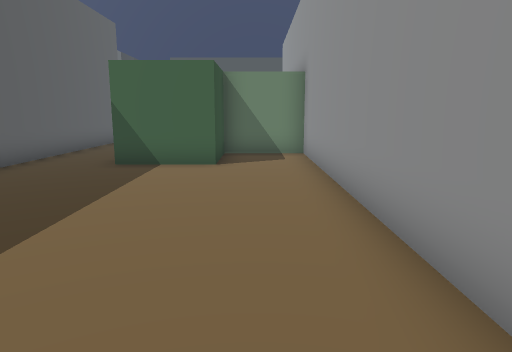
view 1 (above)

15 first-person views from a walk through a scene from a Unity 3-D project. The camera is 1.3 m above the floor, tilts 10° down and sees 70° across. The floor is counted in squares, 1 m on a side. Each view is taken from the middle of a square. On the plan, view 1 faces up. The plan holds only what a view shows up to about 15 squares ahead; the rest is blank. The place goes on beyond the plan. The player is left out.

view 2
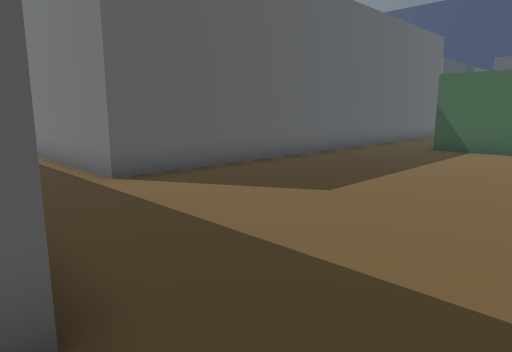

view 3
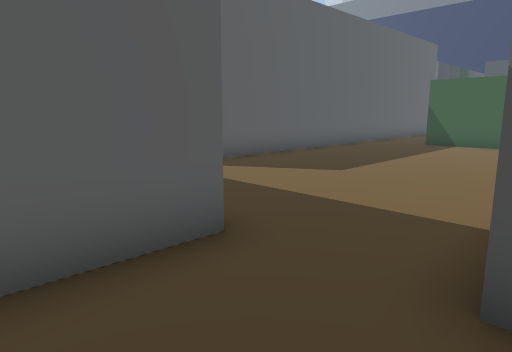

view 4
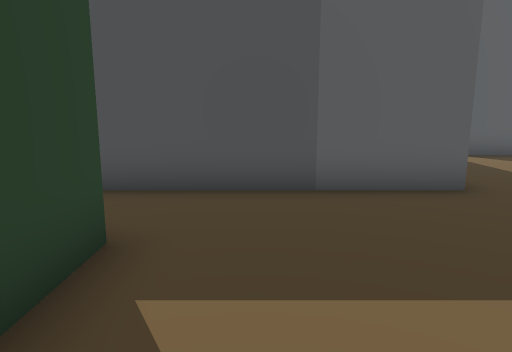

view 5
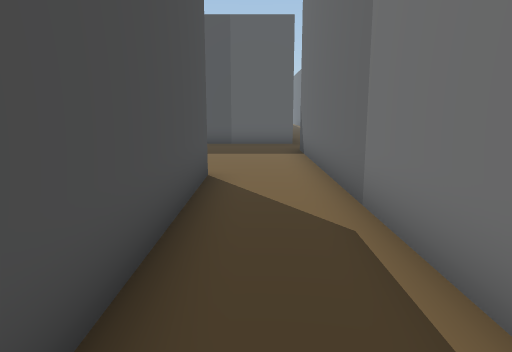

view 6
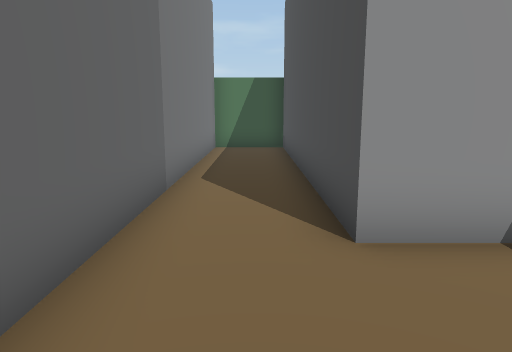

view 7
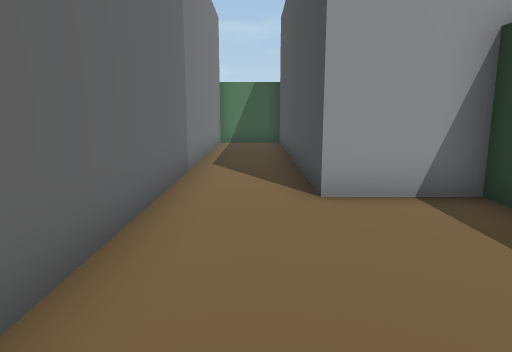

view 8
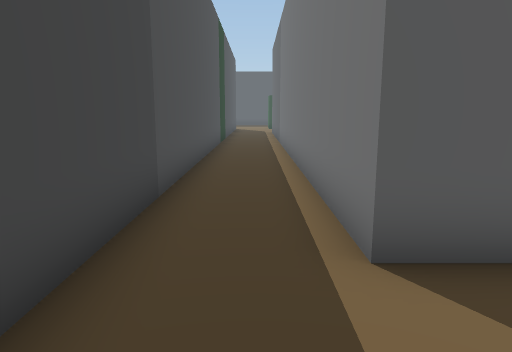

view 9
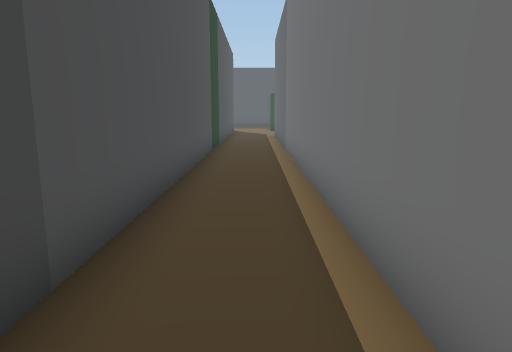

view 10
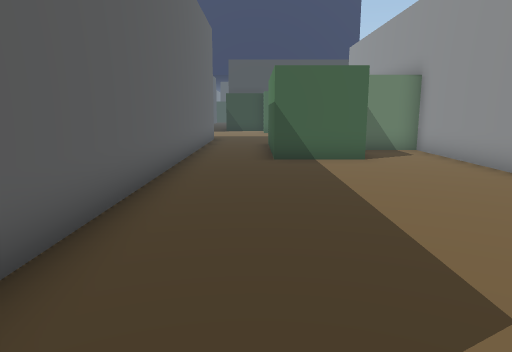

view 11
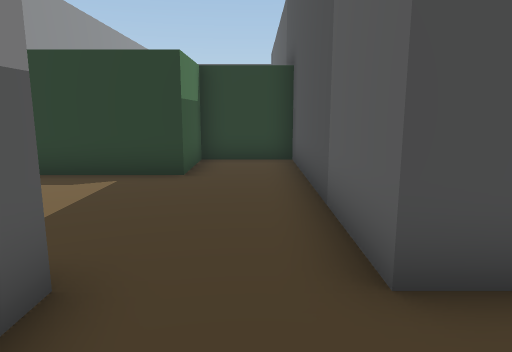

view 12
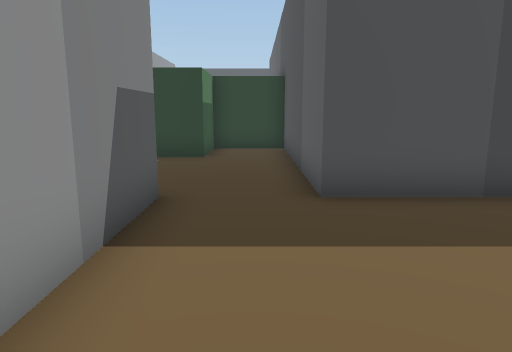

view 13
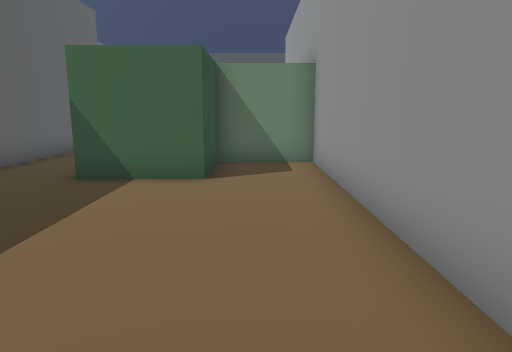

view 14
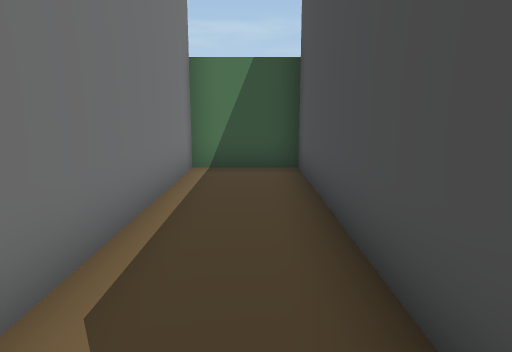

view 15
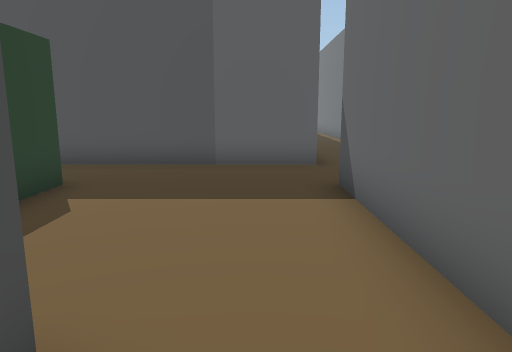

### Floor plan
Points are (right, up) in squares from view 1. A wall is a line through its corners. A room is listed if a view was taken in it or the views show most of it. See-through windows are left out.
Room 1 (views 1, 8, 9, 10, 11, 12, 13)
walls: (1.5, 1.9) (1.5, 11.5) (-1, 11.5) (-1, 9) (-3.5, 9) (-3.5, 11.4); (1.5, -2.5) (1.5, 0); (-6, 11.5) (-6, -1) (-15.5, -1); (-15.5, -3.5) (-1, -3.5)
ways out: opening at (0, -3) to room 2
Room 2 (views 2, 3, 4, 5, 6, 7, 14, 15)
walls: (-1, -3.5) (-1, -11) (1.5, -11) (1.5, -8.5) (6.5, -8.5) (6.5, -6) (16.5, -6) (16.5, -3.5) (1.5, -3.5) (1.5, -2.5)
ways out: opening at (0, -3) to room 1

Positions as (right, up) in squares from view 1, and headings:
1: (0, 0), facing up
2: (1, -4), facing up-left
3: (2, -6), facing up-left
4: (5, -7), facing left
5: (14, -5), facing left
6: (3, -5), facing right
7: (1, -5), facing right
8: (-3, -2), facing left
9: (-6, -2), facing left
10: (-4, -1), facing up
11: (0, -1), facing down
12: (0, 2), facing down
13: (0, 2), facing up
14: (8, -5), facing right
15: (8, -5), facing left
